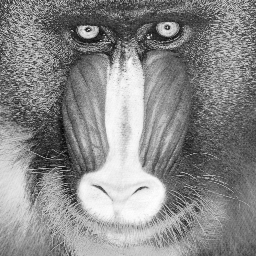
#> input picture images/R.png, 256 x 256 px
$ python PMFC.py
#> lines starting #> are read from the running program, lines starting #| are printed output that depends on the picture
import cv2
import numpy as np
import matplotlib.pyplot as plt

# Resmin yolunu belirtin
resim_yolu = "images/R.png"  # Örnek olarak

# Resmi yükleme
resim = cv2.imread(resim_yolu, cv2.IMREAD_GRAYSCALE)
#> resim is the input picture: shape (256, 256); min 4, max 254, mean 137.3

# Resmin pixel değerlerini ekrana yazdırma
print("Pixel Değerleri: ")
print(resim)
#> (printed output is left out)

# Resmin histogramını hesaplama
histogram = cv2.calcHist([resim], [0], None, [256], [0, 256])
#> histogram = 256 values, max 964 at index 114, min 0 at index 0, mean 256

# Histogramı çizdirme
plt.figure(figsize=(8, 6))
plt.plot(histogram, color='gray')
plt.title('Histogram')
plt.xlabel('Piksel Değeri')
plt.ylabel('Adet')
plt.show()
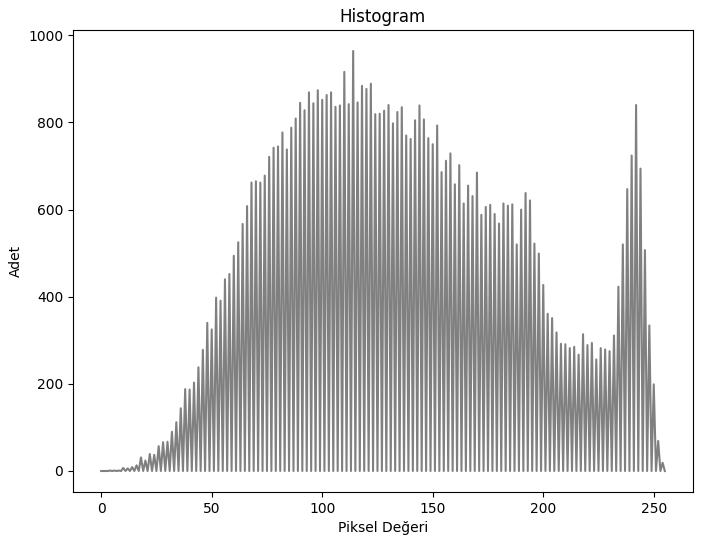
#> figure drawn by matplotlib, 1 panel; curve peaks at x = 114, y = 964


# [83 lines of commented-out code are left out]

$ run again, with images/image1.png copied over images/R.png
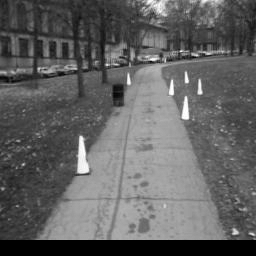
#> input picture images/image1.png, 256 x 256 px
#> resim is the input picture: shape (256, 256); min 0, max 255, mean 97.1
#> (printed output is left out)
#> histogram = 256 values, max 4097 at index 0, min 0 at index 1, mean 256
#> `plt.show()`:
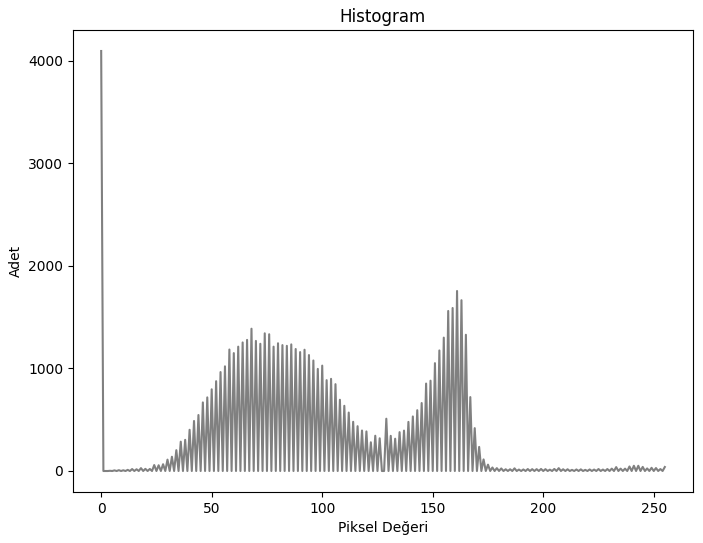
#> figure drawn by matplotlib, 1 panel; curve peaks at x = 0, y = 4097

$ run again, with images/image2.jpg saved as images/R.png
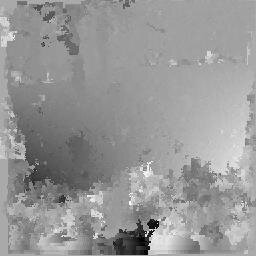
#> input picture images/image2.jpg, 256 x 256 px
#> resim is the input picture: shape (256, 256); min 0, max 255, mean 151.2
#> (printed output is left out)
#> histogram = 256 values, max 2228 at index 160, min 1 at index 3, mean 256
#> `plt.show()`:
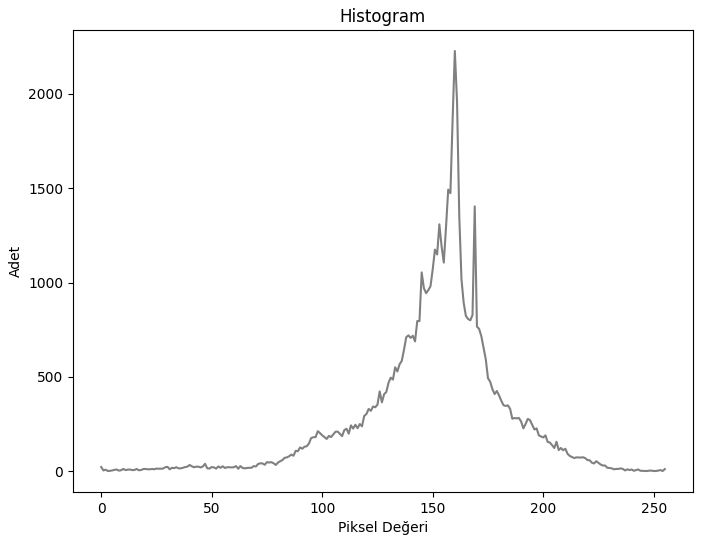
#> figure drawn by matplotlib, 1 panel; curve peaks at x = 160, y = 2228

$ run again, with images/image3.png copied over images/R.png
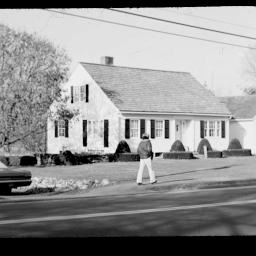
#> input picture images/image3.png, 256 x 256 px
#> resim is the input picture: shape (256, 256); min 0, max 251, mean 143.8
#> (printed output is left out)
#> histogram = 256 values, max 6635 at index 0, min 0 at index 1, mean 256
#> `plt.show()`:
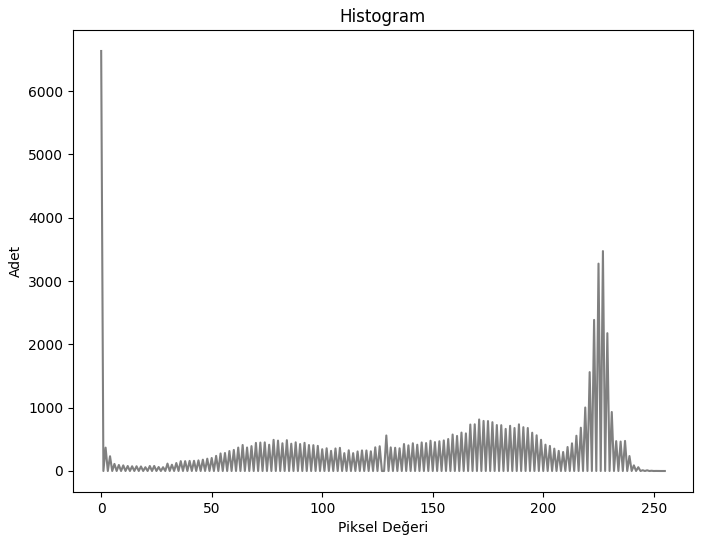
#> figure drawn by matplotlib, 1 panel; curve peaks at x = 0, y = 6635
